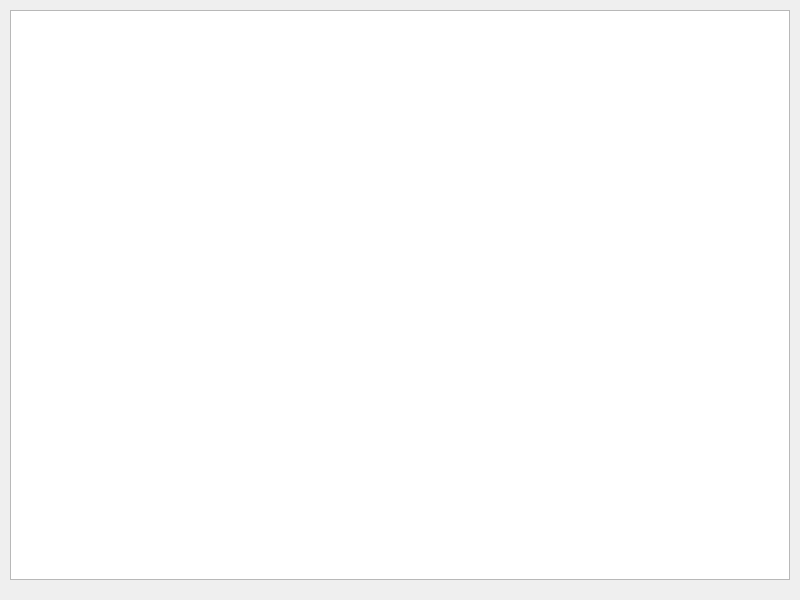
<?xml version="1.0" encoding="UTF-8"?>
<ui version="4.0">
 <class>BetterMainWindow</class>
 <widget class="QMainWindow" name="BetterMainWindow">
  <property name="geometry">
   <rect>
    <x>0</x>
    <y>0</y>
    <width>800</width>
    <height>600</height>
   </rect>
  </property>
  <property name="windowTitle">
   <string>BusDestroyer2000</string>
  </property>
  <widget class="QWidget" name="centralwidget">
   <layout class="QVBoxLayout" name="verticalLayout">
    <property name="spacing">
     <number>10</number>
    </property>
    <property name="sizeConstraint">
     <enum>QLayout::SetDefaultConstraint</enum>
    </property>
    <property name="leftMargin">
     <number>10</number>
    </property>
    <property name="topMargin">
     <number>10</number>
    </property>
    <property name="rightMargin">
     <number>10</number>
    </property>
    <property name="bottomMargin">
     <number>20</number>
    </property>
    <item>
     <widget class="QGraphicsView" name="graphicsView">
      <property name="maximumSize">
       <size>
        <width>16777215</width>
        <height>16777215</height>
       </size>
      </property>
      <property name="autoFillBackground">
       <bool>false</bool>
      </property>
      <property name="verticalScrollBarPolicy">
       <enum>Qt::ScrollBarAlwaysOff</enum>
      </property>
      <property name="horizontalScrollBarPolicy">
       <enum>Qt::ScrollBarAlwaysOff</enum>
      </property>
     </widget>
    </item>
   </layout>
  </widget>
  <widget class="QMenuBar" name="menubar">
   <property name="geometry">
    <rect>
     <x>0</x>
     <y>0</y>
     <width>800</width>
     <height>21</height>
    </rect>
   </property>
  </widget>
 </widget>
 <resources/>
 <connections/>
</ui>
